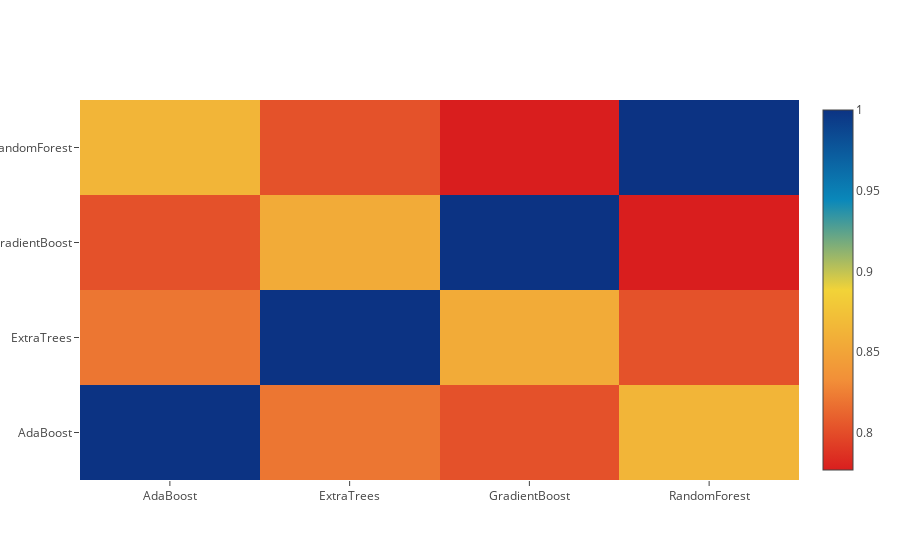

This figure's notebook cell:
### Code cell
base_predictions_train = pd.DataFrame( {'RandomForest': rf_oof_train.ravel(),
     'ExtraTrees': et_oof_train.ravel(),
     'AdaBoost': ada_oof_train.ravel(),
      'GradientBoost': gb_oof_train.ravel()
    })
#print(base_predictions_train.head())

data = [
    go.Heatmap(
        z= base_predictions_train.astype(float).corr().values ,
        x=base_predictions_train.columns.values,
        y= base_predictions_train.columns.values,
          colorscale='Portland',
            showscale=True,
            reversescale = True
    )
]
py.iplot(data, filename='labelled-heatmap')

# Less correlation is better

### Figure 1 — Plotly figure (JSON) as saved in the notebook; plotly's stock layout.template omitted (floating-point values rounded to 4 significant figures)
{"data": [{"colorscale": "Portland", "reversescale": true, "showscale": true, "type": "heatmap", "x": ["AdaBoost", "ExtraTrees", "GradientBoost", "RandomForest"], "y": ["AdaBoost", "ExtraTrees", "GradientBoost", "RandomForest"], "z": [[1, 0.8204, 0.8022, 0.864], [0.8204, 1, 0.8559, 0.8025], [0.8022, 0.8559, 1, 0.7769], [0.864, 0.8025, 0.7769, 1]]}], "layout": {}}
